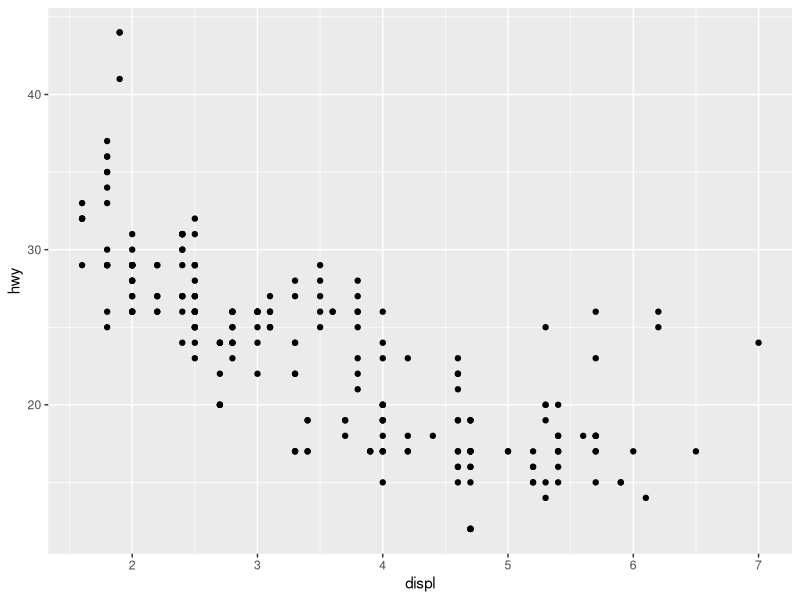
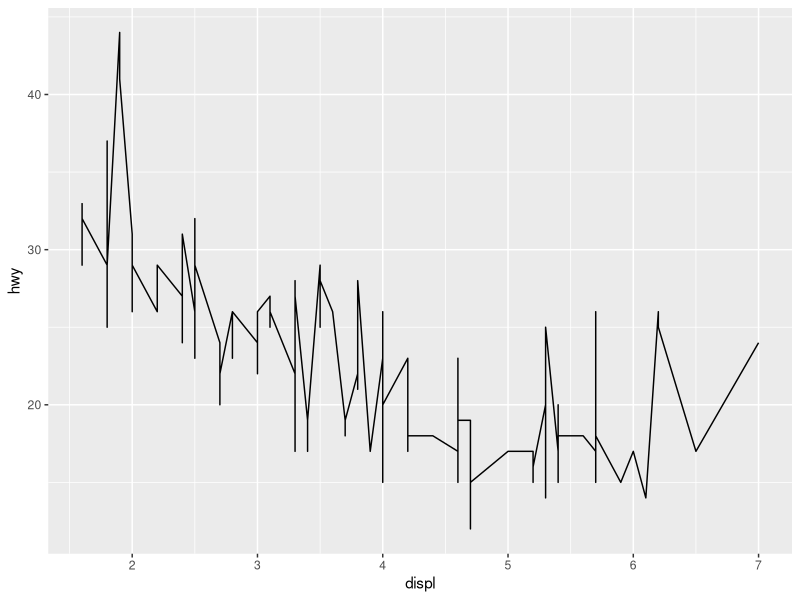
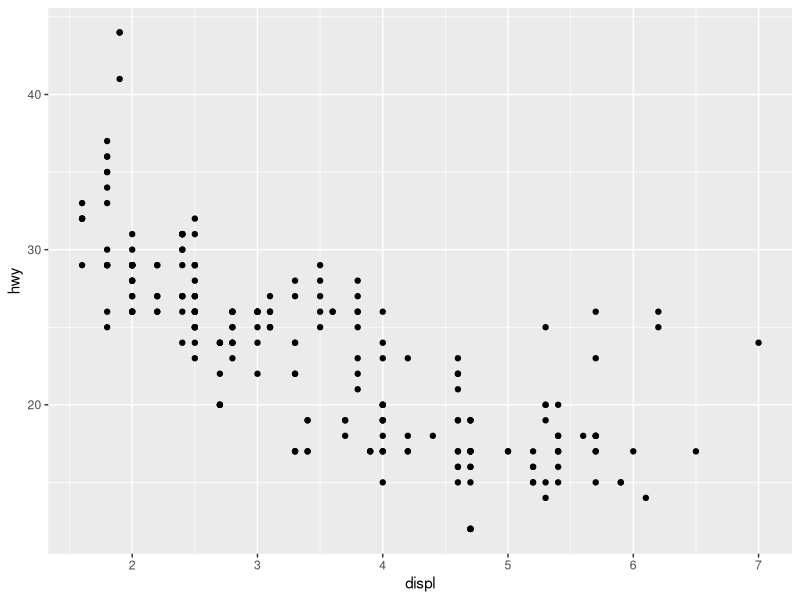
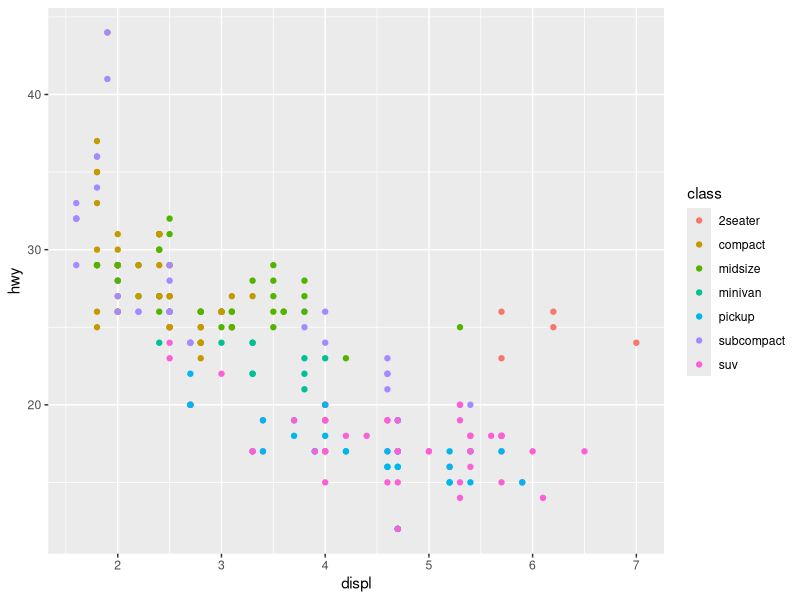
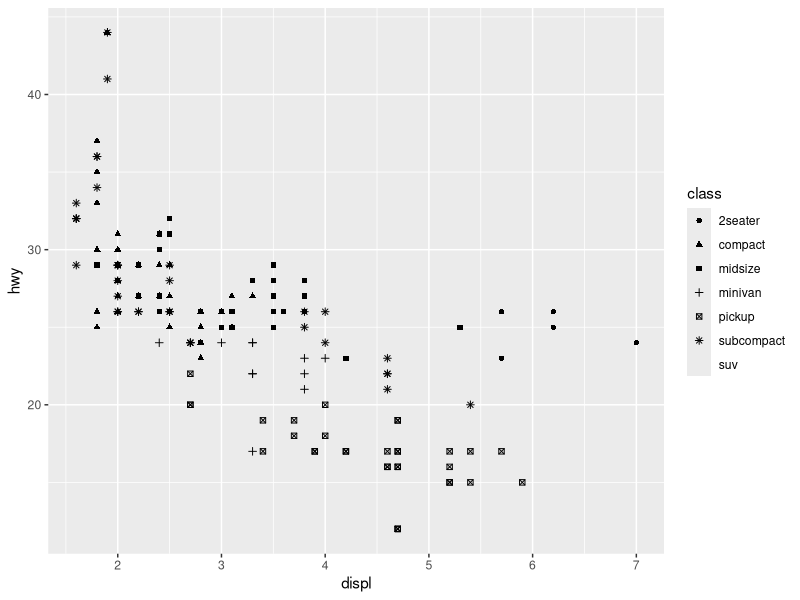
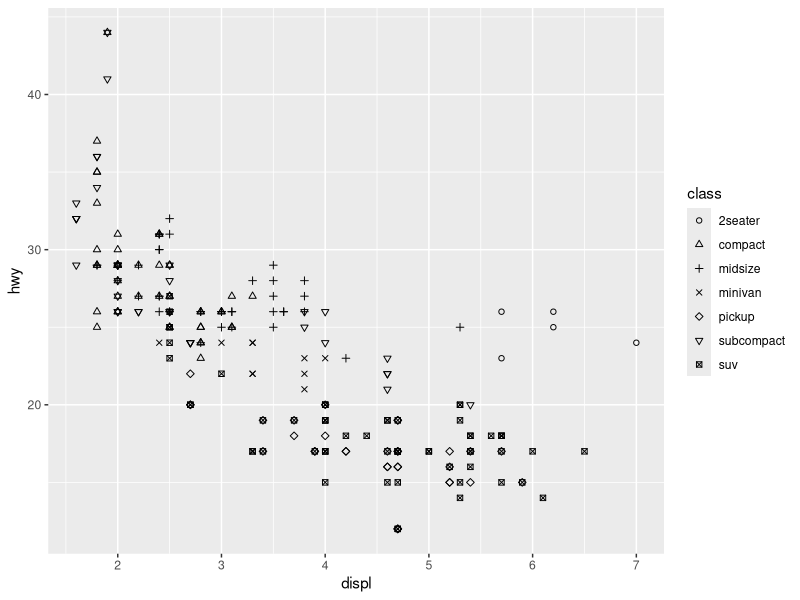
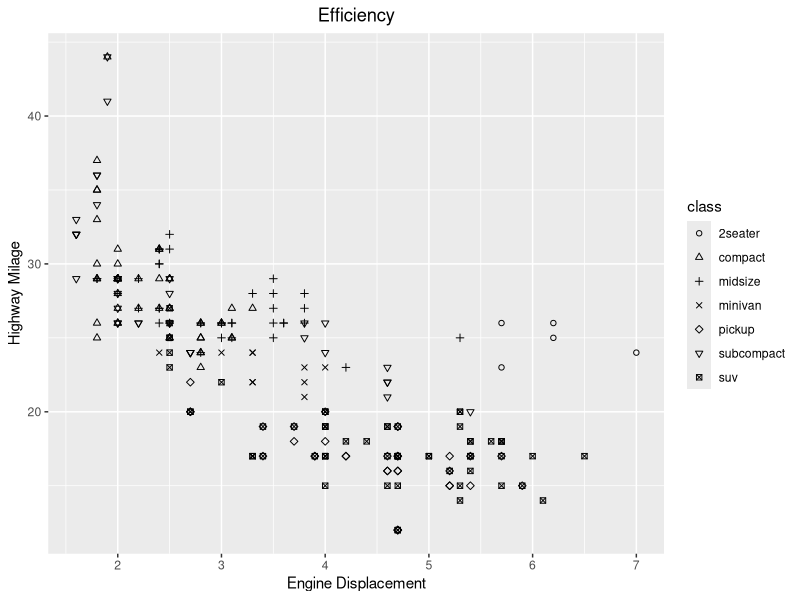
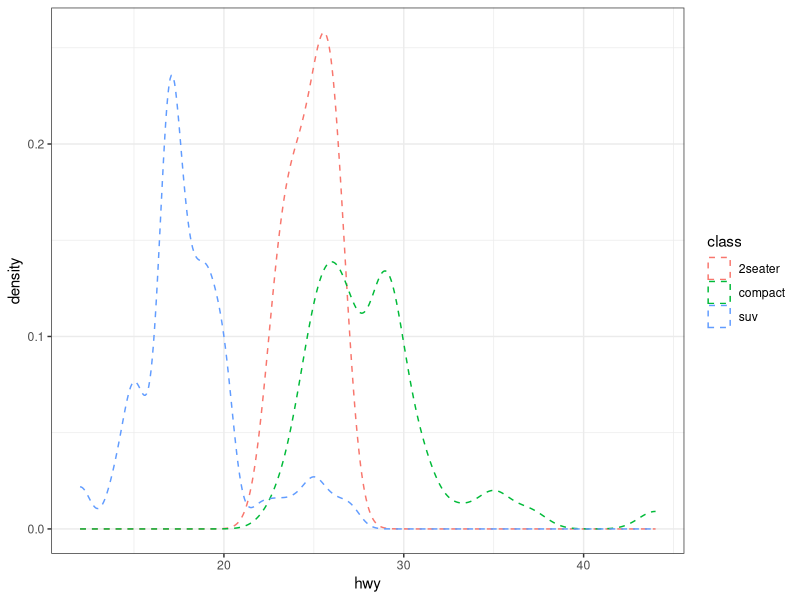

The R source for these figures, in order:
## ---- chunk 1
knitr::opts_chunk$set(echo = FALSE)
## ---- chunk 2
library(ggplot2)
#use help (dataset) to get a description of the data
mpg

pl1 = ggplot(data = mpg) + geom_point(mapping = aes(x= displ, y = hwy))

pl1 #display plot
## ---- chunk 3
pl2 = ggplot(data = mpg) + geom_line(mapping = aes(x= displ, y = hwy))

pl2
## ---- chunk 4
library(ggplot2)
library(dplyr)
mptmp = mpg %>% select(displ, class, drv, hwy)
head(mptmp)

#convert character variables in mpg into factors
mpg = mpg %>% dplyr::mutate_if(is.character, as.factor)
class(mpg$class)

unique(mpg$class)

class(mpg$drv)
unique(mpg$drv)
#the default shape command will not list all the levels

#scatterplot
ggplot(mpg) + geom_point(aes(x = displ, y = hwy)) #same as before, very easy 1 line

#add color aesthetic
p1a = ggplot(mpg) + geom_point(aes(x = displ, y = hwy, color = class))
p1a

#add shape aesthetic
p1b = ggplot(mpg) + geom_point(aes(x = displ, y = hwy, shape = class))
p1b #not that shape by default only can handle 6 values and as such suv is not given a shape. you must manually specify that there are more shapes needed

#fix shapes
p1c = ggplot(mpg) + geom_point(aes(x=displ, y = hwy, shape = class)) + scale_shape_manual(values = 1:length(unique(mpg$class))) #manually specify number of shapes needed
p1c


#add axis labels and title
p1b + xlab("Engine Displacement") + ylab("Highway Milage") + ggtitle("Efficiency") + scale_shape_manual(values = 1:7) +
theme(plot.title = element_text(hjust = 0.5)) #adding this line moves the title to the center of the plot
## ---- chunk 5
mpg1 = mpg %>% filter(class %in% c("compact", "suv", "2seater"))

p2 = ggplot(mpg1, aes(x=hwy, color = class)) + geom_density(linetype = 'dashed') + theme_bw()
#theme_bw() means background white
p2
## ---- chunk 6
p2c = ggplot(mpg1, aes(x=hwy, fill = class)) + geom_histogram(bins = 20, position = "dodge") + theme_bw()
p2c
## ---- chunk 7
p3 = ggplot(mpg1, aes(x=class, y = hwy)) + geom_boxplot() + theme_bw() + stat_summary(fun.y=mean, geom="Point", shape = 23, size = 4)
p3

## ---- chunk 8
p4 = ggplot(mpg1)+theme_bw() + geom_bar(aes(x=class,y=hwy,fill=drv),stat='identity', position='dodge')
p4
## ---- chunk 9
library(ggplot2) 
library(scales)
# load `scales` package in order to scale data
mpg2 = mpg1 %>% group_by(class) %>% count() %>% ungroup() %>% mutate(percentage=`n`/sum(`n`)) %>% arrange(desc(class))

# create labels using the percentages
mpg2$labels <- scales::percent(mpg2$percentage)

mpg2

#make the pie chart
pie = ggplot(mpg2) + geom_bar(aes(x="", y = percentage, fill=class), stat = "identity", width = 1) + coord_polar("y", start = 0) + theme_void() + geom_text(aes(x=1, y = cumsum(percentage) - percentage/2, label = labels))
pie
